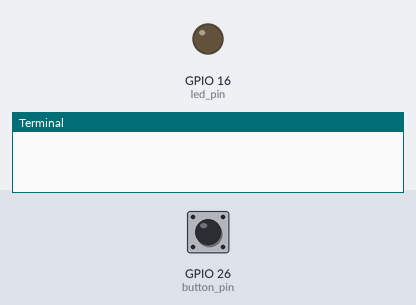
Simulated run of this program. Board: Raspberry Pi (BCM pin numbers). On the bench: output pins drawn as LEDs (lit = HIGH), the last lines printed to the terminal. Inputs (shaded band) come from the test bench; at power-on: GPIO 26 (button_pin) HIGH.

Above: at 1.2 s.
1.3 s: GPIO 26 (button_pin) pulled LOW for 0.15 s
At 2.0 s:
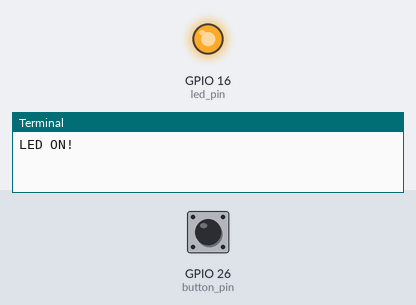
2.9 s: GPIO 26 (button_pin) pulled LOW for 1 s
At 3.2 s:
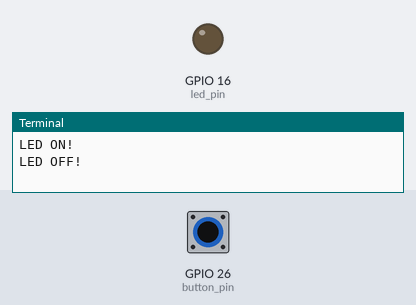
5.4 s: GPIO 26 (button_pin) pulled LOW for 3.2 s
At 6.3 s:
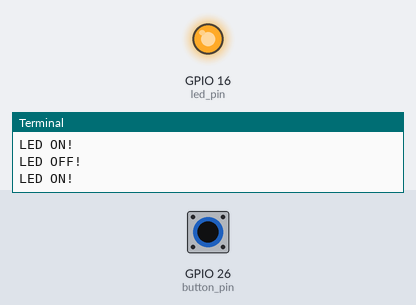
Timing chart, 0 to 8.4 s (numbered marks = the images above; inputs shaded):
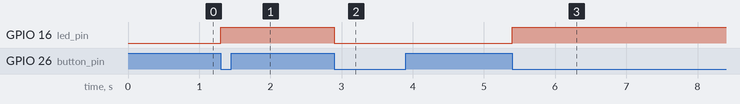

Measured:
- after the input at 1.3 s, GPIO 16 (led_pin): LOW → HIGH at once
- after the input at 2.9 s, GPIO 16 (led_pin): HIGH → LOW at once
- after the input at 5.4 s, GPIO 16 (led_pin): LOW → HIGH at once

The program:

btn03.py
```python
import RPi.GPIO as GPIO
import time

# 사용할 GPIO핀의 번호를 선정합니다.
button_pin = 26
led_pin = 16

# GPIO핀의 번호 모드 설정
GPIO.setmode(GPIO.BCM)

# 버튼 핀의 INPUT설정 , PULL UP 설정
GPIO.setup(button_pin, GPIO.IN, pull_up_down=GPIO.PUD_UP)
# LED 핀의 OUT설정
GPIO.setup(led_pin, GPIO.OUT)

# boolean 변수 설정
light_on = False

# button_callback 함수를 정의합니다.
def button_callback(channel):
    global light_on # Global 변수선언
    if (light_on == False): # LED 불이 꺼져있을때
        GPIO.output(led_pin, 1) # LED ON
        print("LED ON!")
    else: # LED 불이 켜져있을때
        GPIO.output(led_pin,0) # LED OFF
        print("LED OFF!")
    light_on = not light_on # False <=> True

# Event 알림 방식으로 GPIO 핀의 Rising 신호를 감지하면 button_callback 함수를 실행
# 300ms 바운스타임을 설정하여 잘못된 신호를 방지합니다.
GPIO.add_event_detect(button_pin,GPIO.FALLING, callback=button_callback, bouncetime=300)

try:
    while 1:
        time.sleep(0.1) # 0.1초 딜레이
finally:
    GPIO.cleanup()
```
